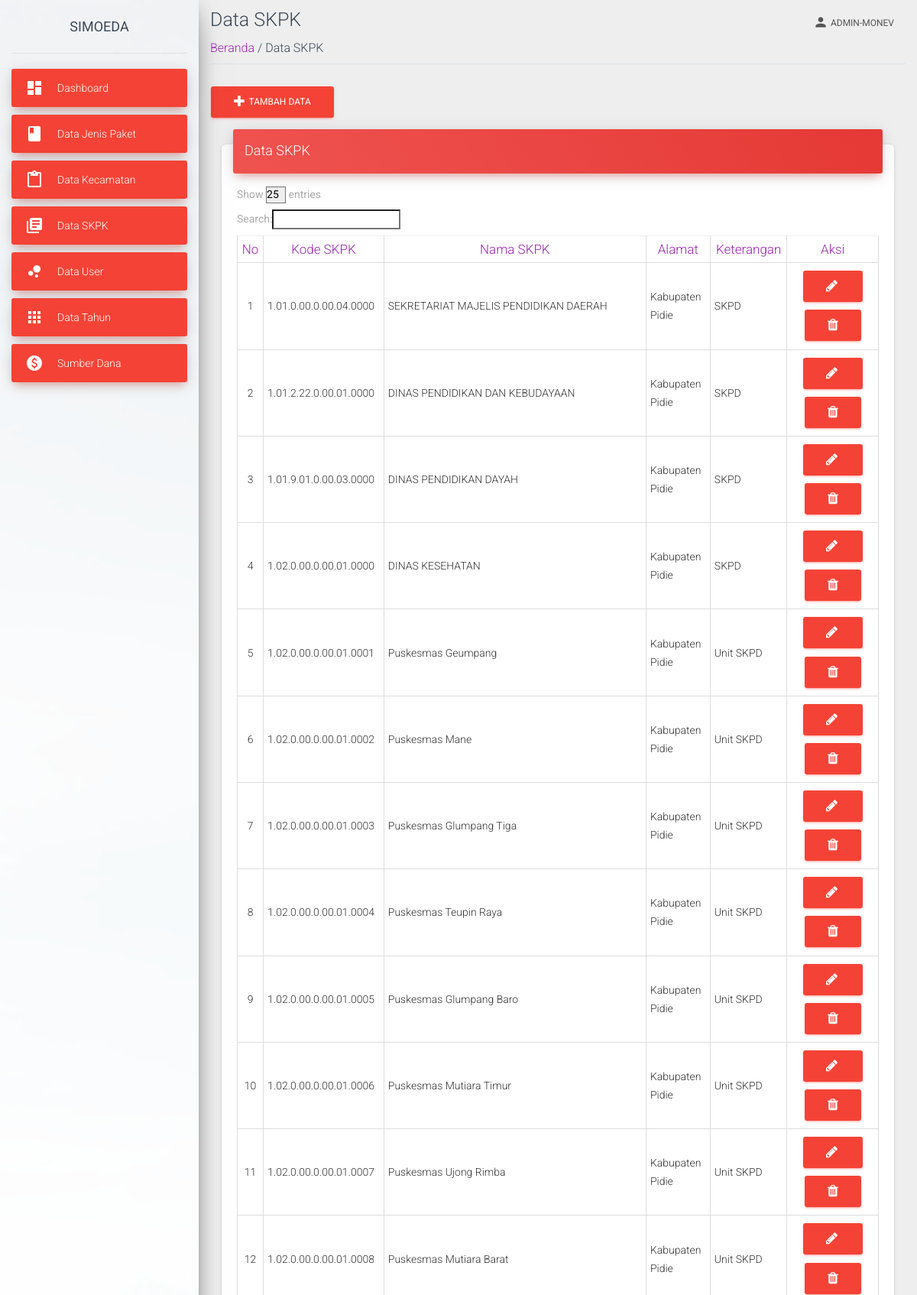
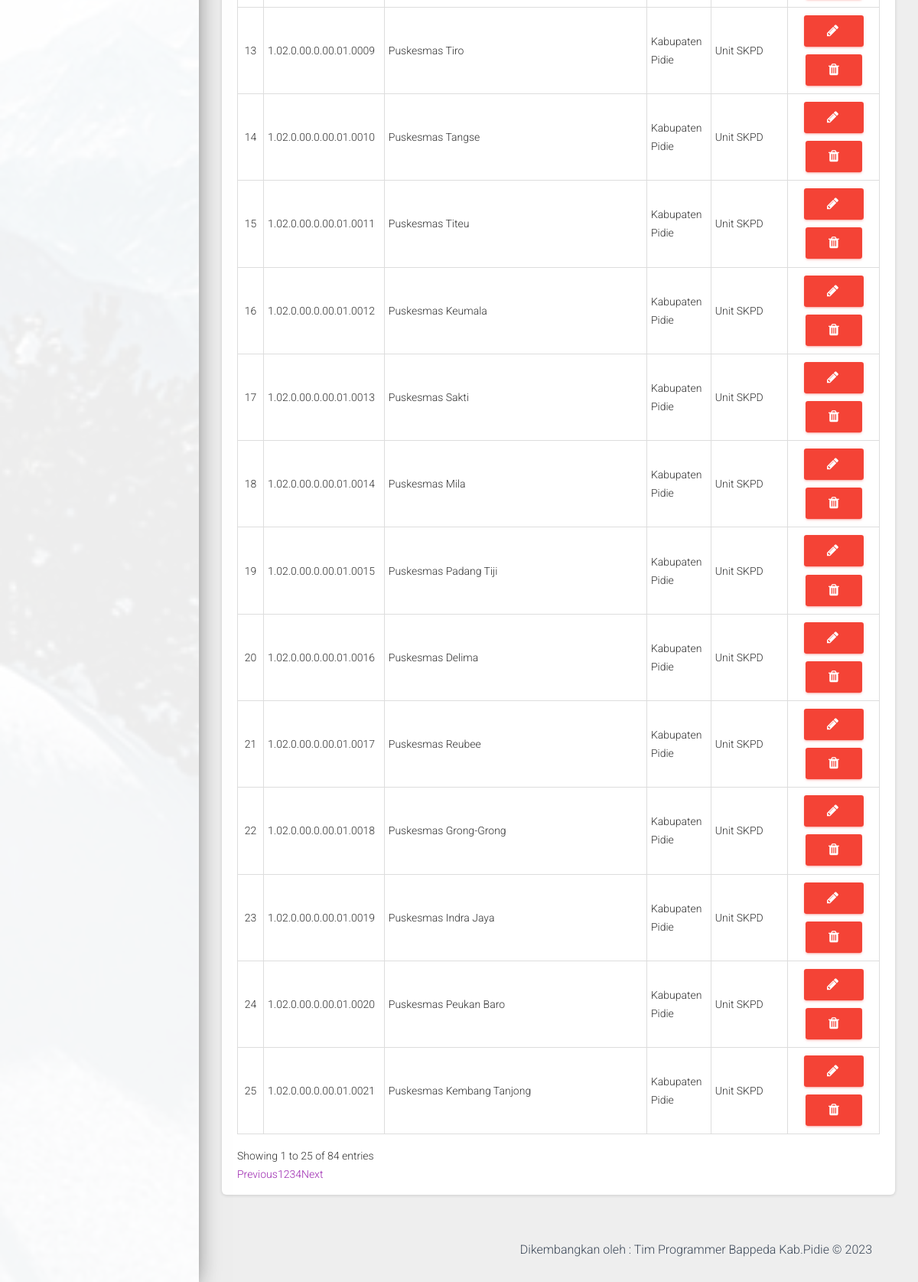
Screenshot of /view/data-skpk.php (signed in) with the database file from the repository (2 pictures, top to bottom).
### tables this page shows
CREATE TABLE `skpk` (
  `id_skpk` int(11) NOT NULL,
  `kode_skpk` varchar(25) NOT NULL,
  `nama_skpk` varchar(255) NOT NULL,
  `alamat` varchar(255) NOT NULL,
  `keterangan` varchar(255) DEFAULT NULL
);

### view/data-skpk.php (the view, shortened to what this page needs)
<?php
require('../view/template-atas-admin.php');
require('../proses/koneksi.php');
?>
<div class="container container-fluid">
    <div class="title">
        <h3 class="text-gray-800 my-2">Data SKPK</h3>
    </div>
    <div class="subtitle border-bottom mb-4 pb-2">
        <span class=""><a href="index">Beranda </a></span>
        <span class="text-grey"> / Data SKPK</span>
    </div>
<button type="button" class="btn btn-danger" data-toggle="modal" data-target="#exampleModal">
            <i class="fa fa-plus"></i>&nbsp;
                Tambah Data
            </button>
    <div class="content">
        <div class="container-fluid">
          <div class="row">
            <div class="col-md-12">
              <div class="card">
                <div class="card-header card-header-danger">
                  <h4 class="card-title "> Data SKPK</h4>
                </div>
          <div class="card-body">
        <div class="table-responsive">
        <table id="myTable" class="table table-bordered" data-page-length="25">
            <thead class="text-center text-primary">
                <tr>
                    <th class="text-center">No</th>
                    <th>Kode SKPK</th>
                    <th>Nama SKPK</th>
                    <th>Alamat</th>
                    <th>Keterangan</th>
                    <th class="text-center">Aksi</th>
                </tr>
            </thead>
            <?php
            $noUrut = 1;
            $data = mysqli_query($koneksi, "SELECT * FROM skpk");
            ?>
            <tbody id="dataTable" class="table-infoo">
                <?php
                while ($d = mysqli_fetch_array($data)) {
                ?>
                    <tr>
                        <td class="text-center"><?php echo $noUrut++; ?></td>
                        <td><?php echo $d['kode_skpk']; ?></td>
                        <td><?php echo $d['nama_skpk']; ?></td>
                        <td><?php echo $d['alamat']; ?></td>
                        <td><?php echo $d['keterangan']; ?></td>
                        <td class="text-center">
                        <button type="button" class="btn btn-danger" data-toggle="modal" data-target="#data<?php echo $d['id_skpk']; ?>">
                                <i class="fa fa-pencil"></i>&nbsp;
                                </button>
                            <a class="btn btn-danger" href="../proses/data-skpk-hapus.php?id=<?php echo $d['id_skpk']; ?>" onClick="return confirm('Apakah anda yakin menghapus data ini: <?php echo $d['nama_skpk'];?> ?')">
                                <i class="fa fa-trash" title="Hapus"></i>
                            </a>
                        </td>
                    </tr>
                <?php
                }
                ?>
            </tbody>
        </table>
        </div>
    </div>
</div>
<?php
require('../view/template-bawah-monev.php')
?>

### rows the page displays
skpk: kode_skpk "1.01.0.00.0.00.04.0000", nama_skpk "SEKRETARIAT MAJELIS PENDIDIKAN DAERAH", alamat "Kabupaten Pidie", keterangan "SKPD"
skpk: kode_skpk "1.01.2.22.0.00.01.0000", nama_skpk "DINAS PENDIDIKAN DAN KEBUDAYAAN", alamat "Kabupaten Pidie", keterangan "SKPD"
skpk: kode_skpk "1.01.9.01.0.00.03.0000", nama_skpk "DINAS PENDIDIKAN DAYAH", alamat "Kabupaten Pidie", keterangan "SKPD"
skpk: kode_skpk "1.02.0.00.0.00.01.0000", nama_skpk "DINAS KESEHATAN", alamat "Kabupaten Pidie", keterangan "SKPD"
skpk: kode_skpk "1.02.0.00.0.00.01.0001", nama_skpk "Puskesmas Geumpang", alamat "Kabupaten Pidie", keterangan "Unit SKPD"
skpk: kode_skpk "1.02.0.00.0.00.01.0002", nama_skpk "Puskesmas Mane", alamat "Kabupaten Pidie", keterangan "Unit SKPD"
skpk: kode_skpk "1.02.0.00.0.00.01.0003", nama_skpk "Puskesmas Glumpang Tiga", alamat "Kabupaten Pidie", keterangan "Unit SKPD"
skpk: kode_skpk "1.02.0.00.0.00.01.0004", nama_skpk "Puskesmas Teupin Raya", alamat "Kabupaten Pidie", keterangan "Unit SKPD"
skpk: kode_skpk "1.02.0.00.0.00.01.0005", nama_skpk "Puskesmas Glumpang Baro", alamat "Kabupaten Pidie", keterangan "Unit SKPD"
skpk: kode_skpk "1.02.0.00.0.00.01.0006", nama_skpk "Puskesmas Mutiara Timur", alamat "Kabupaten Pidie", keterangan "Unit SKPD"
skpk: kode_skpk "1.02.0.00.0.00.01.0007", nama_skpk "Puskesmas Ujong Rimba", alamat "Kabupaten Pidie", keterangan "Unit SKPD"
skpk: kode_skpk "1.02.0.00.0.00.01.0008", nama_skpk "Puskesmas Mutiara Barat", alamat "Kabupaten Pidie", keterangan "Unit SKPD"
skpk: kode_skpk "1.02.0.00.0.00.01.0009", nama_skpk "Puskesmas Tiro", alamat "Kabupaten Pidie", keterangan "Unit SKPD"
skpk: kode_skpk "1.02.0.00.0.00.01.0010", nama_skpk "Puskesmas Tangse", alamat "Kabupaten Pidie", keterangan "Unit SKPD"
skpk: kode_skpk "1.02.0.00.0.00.01.0011", nama_skpk "Puskesmas Titeu", alamat "Kabupaten Pidie", keterangan "Unit SKPD"
skpk: kode_skpk "1.02.0.00.0.00.01.0012", nama_skpk "Puskesmas Keumala", alamat "Kabupaten Pidie", keterangan "Unit SKPD"
skpk: kode_skpk "1.02.0.00.0.00.01.0013", nama_skpk "Puskesmas Sakti", alamat "Kabupaten Pidie", keterangan "Unit SKPD"
skpk: kode_skpk "1.02.0.00.0.00.01.0014", nama_skpk "Puskesmas Mila", alamat "Kabupaten Pidie", keterangan "Unit SKPD"
skpk: kode_skpk "1.02.0.00.0.00.01.0015", nama_skpk "Puskesmas Padang Tiji", alamat "Kabupaten Pidie", keterangan "Unit SKPD"
skpk: kode_skpk "1.02.0.00.0.00.01.0016", nama_skpk "Puskesmas Delima", alamat "Kabupaten Pidie", keterangan "Unit SKPD"
skpk: kode_skpk "1.02.0.00.0.00.01.0017", nama_skpk "Puskesmas Reubee", alamat "Kabupaten Pidie", keterangan "Unit SKPD"
skpk: kode_skpk "1.02.0.00.0.00.01.0018", nama_skpk "Puskesmas Grong-Grong", alamat "Kabupaten Pidie", keterangan "Unit SKPD"
skpk: kode_skpk "1.02.0.00.0.00.01.0019", nama_skpk "Puskesmas Indra Jaya", alamat "Kabupaten Pidie", keterangan "Unit SKPD"
skpk: kode_skpk "1.02.0.00.0.00.01.0020", nama_skpk "Puskesmas Peukan Baro", alamat "Kabupaten Pidie", keterangan "Unit SKPD"
skpk: kode_skpk "1.02.0.00.0.00.01.0021", nama_skpk "Puskesmas Kembang Tanjong", alamat "Kabupaten Pidie", keterangan "Unit SKPD"

### other values shown
$_SESSION['level'] "ADMIN-MONEV"
